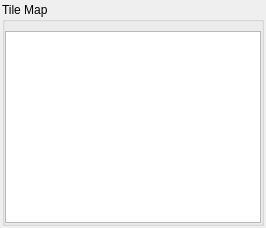
<?xml version="1.0" encoding="UTF-8"?>
<ui version="4.0">
 <class>TileMapWidget</class>
 <widget class="QWidget" name="TileMapWidget">
  <property name="geometry">
   <rect>
    <x>0</x>
    <y>0</y>
    <width>260</width>
    <height>218</height>
   </rect>
  </property>
  <property name="windowTitle">
   <string>Form</string>
  </property>
  <layout class="QVBoxLayout" name="verticalLayout">
   <property name="leftMargin">
    <number>2</number>
   </property>
   <property name="topMargin">
    <number>2</number>
   </property>
   <property name="rightMargin">
    <number>2</number>
   </property>
   <property name="bottomMargin">
    <number>2</number>
   </property>
   <item>
    <widget class="QGroupBox" name="groupBox">
     <property name="title">
      <string>Tile Map </string>
     </property>
     <property name="flat">
      <bool>true</bool>
     </property>
     <layout class="QVBoxLayout" name="verticalLayout_2">
      <property name="leftMargin">
       <number>0</number>
      </property>
      <property name="topMargin">
       <number>9</number>
      </property>
      <property name="rightMargin">
       <number>0</number>
      </property>
      <property name="bottomMargin">
       <number>0</number>
      </property>
      <item>
       <widget class="QGraphicsView" name="graphicsView">
        <property name="sizePolicy">
         <sizepolicy hsizetype="Fixed" vsizetype="Fixed">
          <horstretch>0</horstretch>
          <verstretch>0</verstretch>
         </sizepolicy>
        </property>
        <property name="minimumSize">
         <size>
          <width>256</width>
          <height>192</height>
         </size>
        </property>
        <property name="maximumSize">
         <size>
          <width>256</width>
          <height>192</height>
         </size>
        </property>
        <property name="verticalScrollBarPolicy">
         <enum>Qt::ScrollBarAlwaysOff</enum>
        </property>
        <property name="horizontalScrollBarPolicy">
         <enum>Qt::ScrollBarAlwaysOff</enum>
        </property>
       </widget>
      </item>
     </layout>
    </widget>
   </item>
  </layout>
 </widget>
 <resources/>
 <connections/>
</ui>
